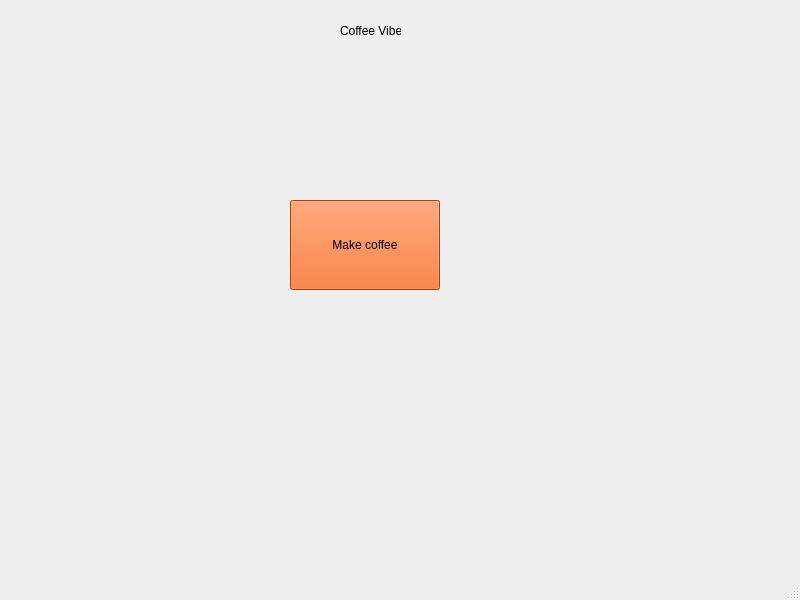
<?xml version="1.0" encoding="UTF-8"?>
<ui version="4.0">
 <class>MainWindow</class>
 <widget class="QMainWindow" name="MainWindow">
  <property name="geometry">
   <rect>
    <x>0</x>
    <y>0</y>
    <width>800</width>
    <height>600</height>
   </rect>
  </property>
  <property name="windowTitle">
   <string>MainWindow</string>
  </property>
  <widget class="QWidget" name="centralwidget">
   <widget class="QLabel" name="label">
    <property name="geometry">
     <rect>
      <x>340</x>
      <y>20</y>
      <width>61</width>
      <height>21</height>
     </rect>
    </property>
    <property name="text">
     <string>Coffee Vibe</string>
    </property>
   </widget>
   <widget class="QPushButton" name="pushButton">
    <property name="geometry">
     <rect>
      <x>290</x>
      <y>200</y>
      <width>150</width>
      <height>90</height>
     </rect>
    </property>
    <property name="styleSheet">
     <string notr="true">background-color: rgb(255, 85, 0);</string>
    </property>
    <property name="text">
     <string>Make coffee</string>
    </property>
   </widget>
  </widget>
  <widget class="QMenuBar" name="menubar">
   <property name="geometry">
    <rect>
     <x>0</x>
     <y>0</y>
     <width>800</width>
     <height>21</height>
    </rect>
   </property>
  </widget>
  <widget class="QStatusBar" name="statusbar"/>
 </widget>
 <resources/>
 <connections>
  <connection>
   <sender>pushButton</sender>
   <signal>clicked()</signal>
   <receiver>MainWindow</receiver>
   <slot>show()</slot>
   <hints>
    <hint type="sourcelabel">
     <x>364</x>
     <y>265</y>
    </hint>
    <hint type="destinationlabel">
     <x>399</x>
     <y>299</y>
    </hint>
   </hints>
  </connection>
 </connections>
</ui>
